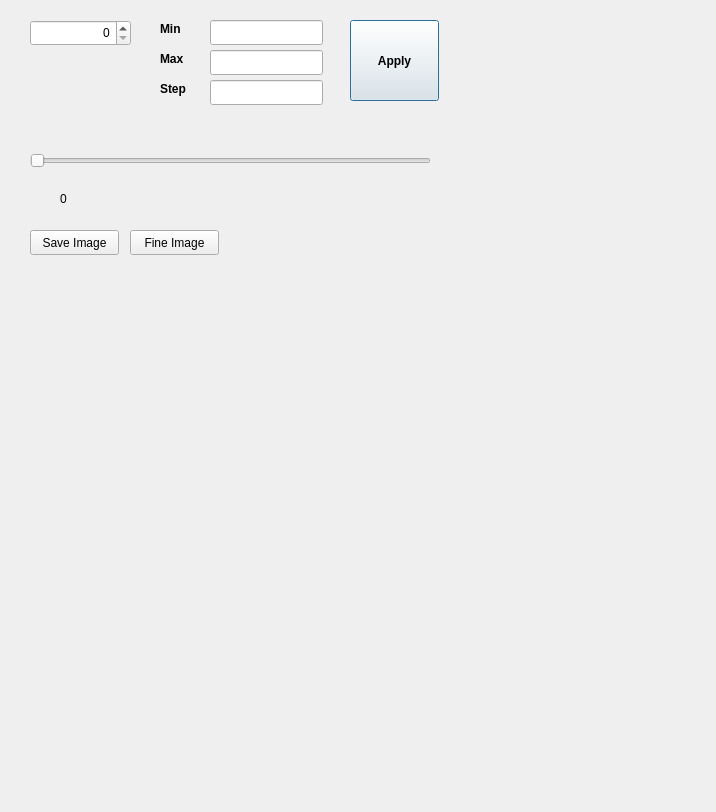
<?xml version="1.0" encoding="UTF-8"?>
<ui version="4.0">
 <class>Dialog</class>
 <widget class="QDialog" name="Dialog">
  <property name="geometry">
   <rect>
    <x>0</x>
    <y>0</y>
    <width>716</width>
    <height>812</height>
   </rect>
  </property>
  <property name="windowTitle">
   <string>Dialog</string>
  </property>
  <widget class="QLineEdit" name="editStep">
   <property name="geometry">
    <rect>
     <x>210</x>
     <y>80</y>
     <width>113</width>
     <height>25</height>
    </rect>
   </property>
   <property name="alignment">
    <set>Qt::AlignRight|Qt::AlignTrailing|Qt::AlignVCenter</set>
   </property>
  </widget>
  <widget class="QLineEdit" name="editMax">
   <property name="geometry">
    <rect>
     <x>210</x>
     <y>50</y>
     <width>113</width>
     <height>25</height>
    </rect>
   </property>
   <property name="alignment">
    <set>Qt::AlignRight|Qt::AlignTrailing|Qt::AlignVCenter</set>
   </property>
  </widget>
  <widget class="QLabel" name="label">
   <property name="geometry">
    <rect>
     <x>160</x>
     <y>20</y>
     <width>41</width>
     <height>17</height>
    </rect>
   </property>
   <property name="font">
    <font>
     <weight>75</weight>
     <bold>true</bold>
    </font>
   </property>
   <property name="text">
    <string>Min</string>
   </property>
  </widget>
  <widget class="QLabel" name="labelValue">
   <property name="geometry">
    <rect>
     <x>60</x>
     <y>80</y>
     <width>67</width>
     <height>17</height>
    </rect>
   </property>
   <property name="text">
    <string/>
   </property>
  </widget>
  <widget class="QLabel" name="label_2">
   <property name="geometry">
    <rect>
     <x>160</x>
     <y>50</y>
     <width>41</width>
     <height>17</height>
    </rect>
   </property>
   <property name="font">
    <font>
     <weight>75</weight>
     <bold>true</bold>
    </font>
   </property>
   <property name="text">
    <string>Max</string>
   </property>
  </widget>
  <widget class="QSpinBox" name="spinBox">
   <property name="geometry">
    <rect>
     <x>30</x>
     <y>20</y>
     <width>101</width>
     <height>26</height>
    </rect>
   </property>
   <property name="layoutDirection">
    <enum>Qt::LeftToRight</enum>
   </property>
   <property name="alignment">
    <set>Qt::AlignRight|Qt::AlignTrailing|Qt::AlignVCenter</set>
   </property>
  </widget>
  <widget class="QPushButton" name="btnApply">
   <property name="geometry">
    <rect>
     <x>350</x>
     <y>20</y>
     <width>89</width>
     <height>81</height>
    </rect>
   </property>
   <property name="font">
    <font>
     <weight>75</weight>
     <bold>true</bold>
    </font>
   </property>
   <property name="text">
    <string>Apply</string>
   </property>
  </widget>
  <widget class="QLabel" name="label_3">
   <property name="geometry">
    <rect>
     <x>160</x>
     <y>80</y>
     <width>41</width>
     <height>17</height>
    </rect>
   </property>
   <property name="font">
    <font>
     <weight>75</weight>
     <bold>true</bold>
    </font>
   </property>
   <property name="text">
    <string>Step</string>
   </property>
  </widget>
  <widget class="QLineEdit" name="editMin">
   <property name="geometry">
    <rect>
     <x>210</x>
     <y>20</y>
     <width>113</width>
     <height>25</height>
    </rect>
   </property>
   <property name="alignment">
    <set>Qt::AlignRight|Qt::AlignTrailing|Qt::AlignVCenter</set>
   </property>
  </widget>
  <widget class="QSlider" name="slider">
   <property name="geometry">
    <rect>
     <x>30</x>
     <y>150</y>
     <width>401</width>
     <height>21</height>
    </rect>
   </property>
   <property name="orientation">
    <enum>Qt::Horizontal</enum>
   </property>
  </widget>
  <widget class="QLabel" name="labelValue2">
   <property name="geometry">
    <rect>
     <x>60</x>
     <y>190</y>
     <width>67</width>
     <height>17</height>
    </rect>
   </property>
   <property name="text">
    <string>0</string>
   </property>
  </widget>
  <widget class="QLabel" name="labelPixmap">
   <property name="geometry">
    <rect>
     <x>40</x>
     <y>280</y>
     <width>641</width>
     <height>501</height>
    </rect>
   </property>
   <property name="text">
    <string/>
   </property>
  </widget>
  <widget class="QPushButton" name="btnFileOpen">
   <property name="geometry">
    <rect>
     <x>130</x>
     <y>230</y>
     <width>89</width>
     <height>25</height>
    </rect>
   </property>
   <property name="text">
    <string>Fine Image</string>
   </property>
  </widget>
  <widget class="QPushButton" name="btnImgSave">
   <property name="geometry">
    <rect>
     <x>30</x>
     <y>230</y>
     <width>89</width>
     <height>25</height>
    </rect>
   </property>
   <property name="text">
    <string>Save Image</string>
   </property>
  </widget>
 </widget>
 <resources/>
 <connections/>
</ui>
